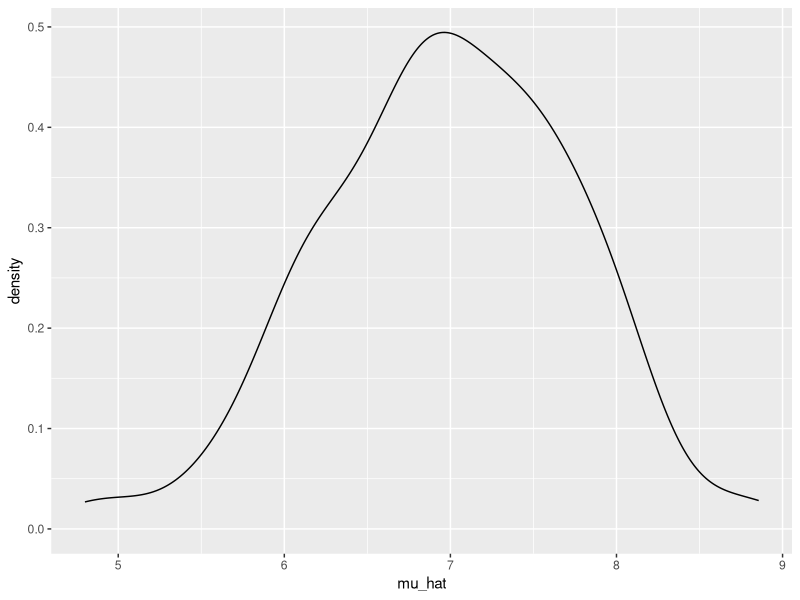

Reproduce this figure in R.
## ---- chunk 1
library(tidyverse)
set.seed(1)

knitr::opts_chunk$set(warning = FALSE, message = FALSE)
## ---- chunk 2
sim_mean_sd = function(n_obs, mu = 7, sigma = 4) {
  
  x = rnorm(n = n_obs, mean = mu, sd = sigma)

tibble(
  mu_hat = mean(x), 
  sigma_hat = sd(x)
)
}
## ---- chunk 3
sim_mean_sd(n_obs = 30)
## ---- chunk 4
output = vector("list", length = 100)

for (i in 1:100) {
  output[[i]] = sim_mean_sd(n_obs = 30)
  
}

bind_rows(output)
## ---- chunk 5
sim_results_df = 
  expand_grid(
    sample_size = 30,
    iteration = 1:100
  ) %>% 
  mutate(
    estimate_df = map(sample_size, sim_mean_sd)
  ) %>% 
  unnest(estimate_df)

sim_results_df
## ---- chunk 6
sim_results_df %>% 
  ggplot(aes(x = mu_hat)) + 
  geom_density()
